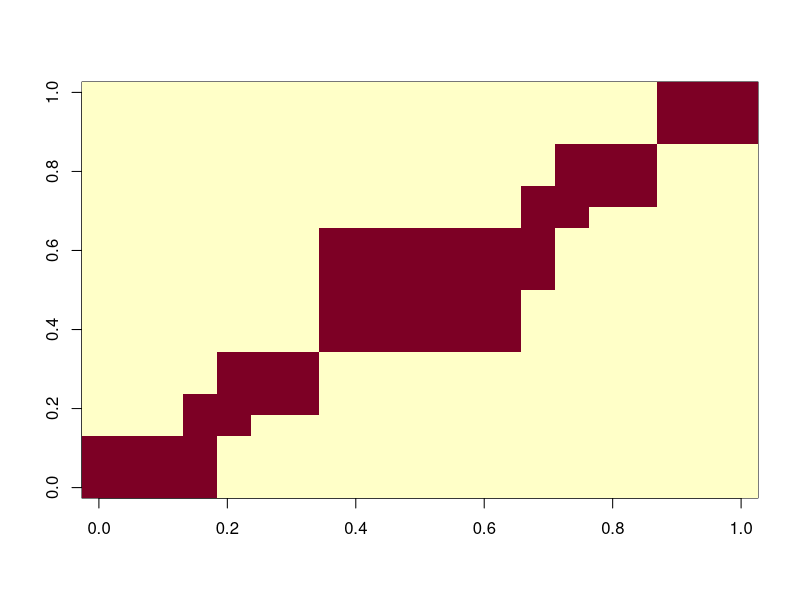
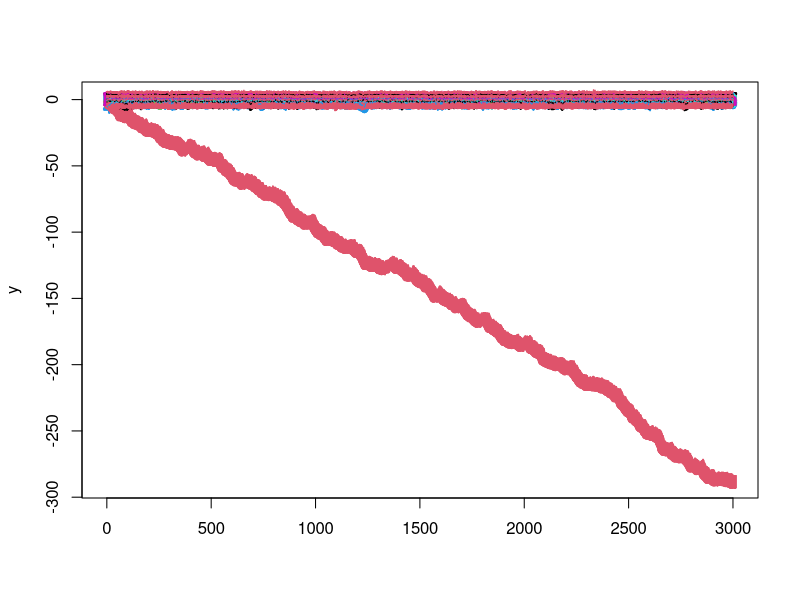
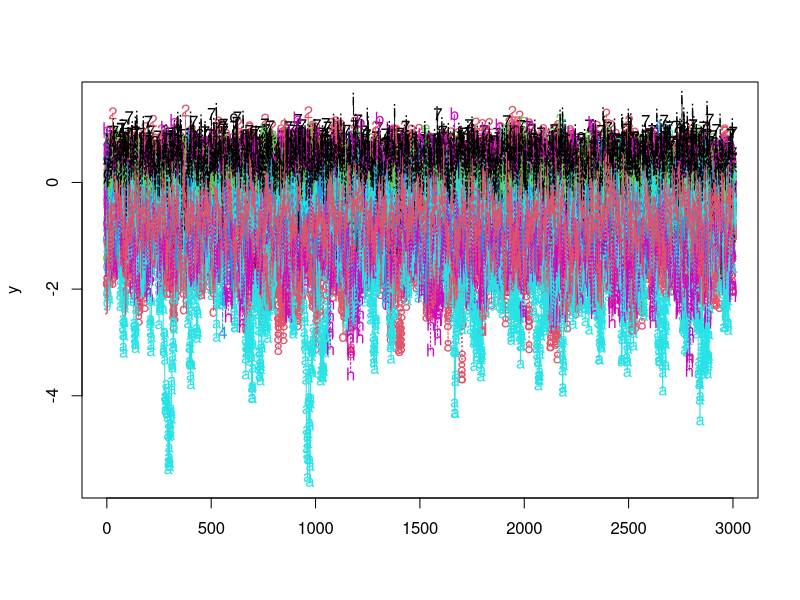
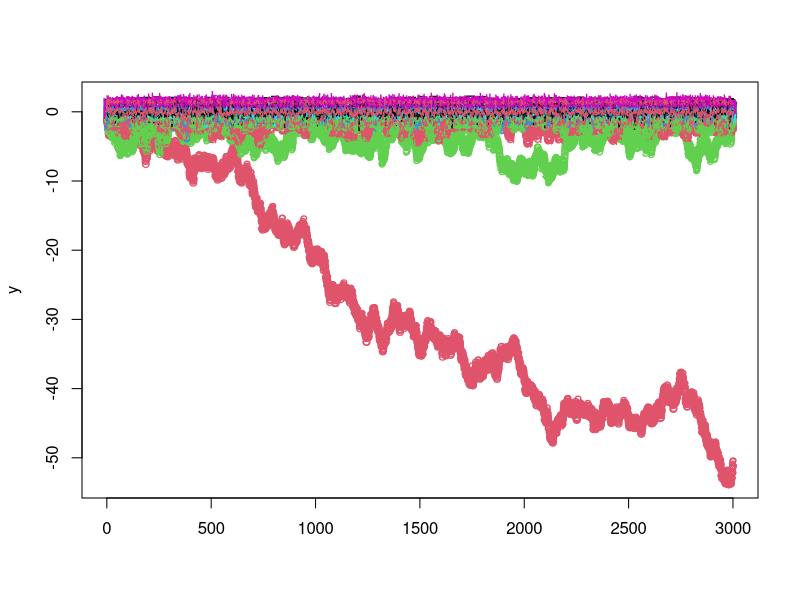
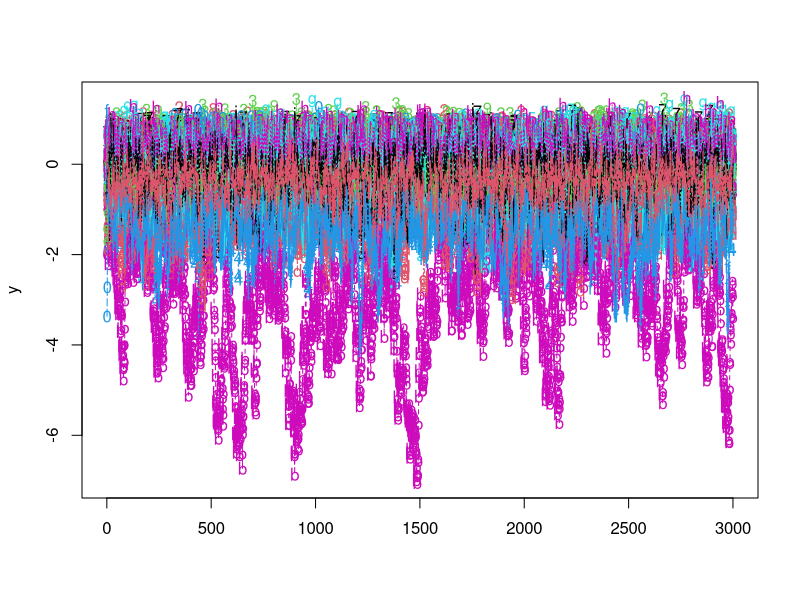
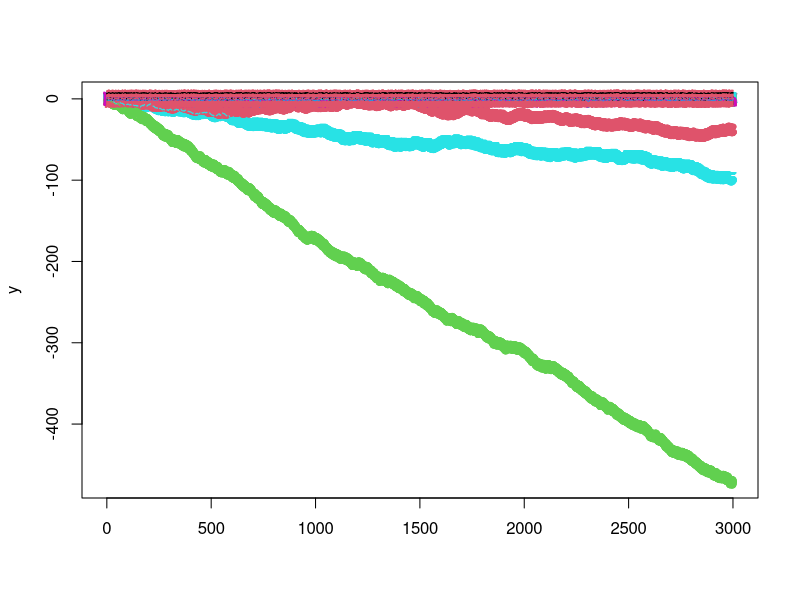
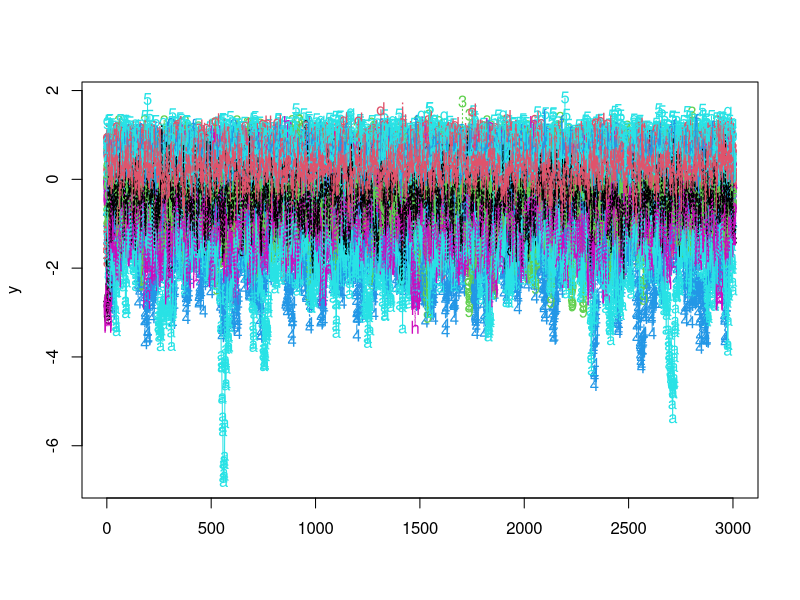
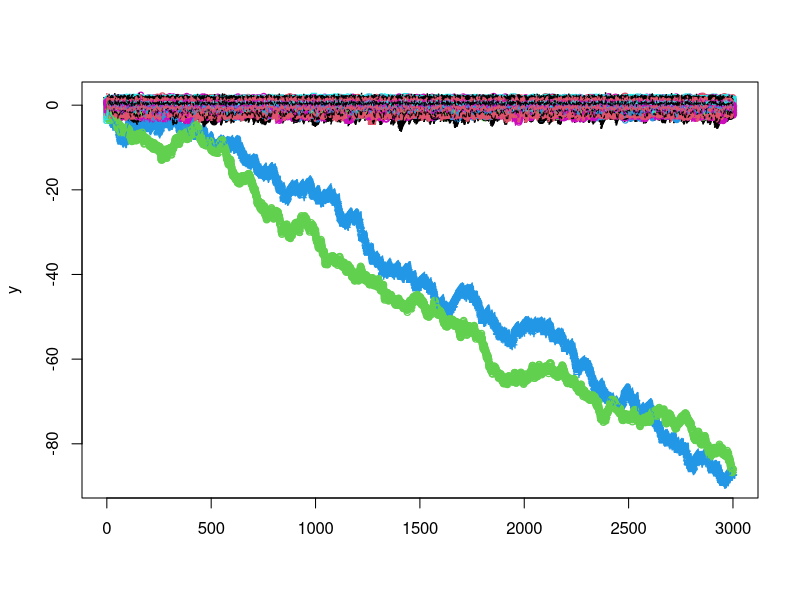

Write the R code that produced these figures, in order.
### FB 24/04/2019 -- Dominant lyapunov exponent code, following Dennis et al. 2001
### [Dennis, B., Desharnais, R. A., Cushing, J. M., Henson, S. M., & Costantino, R. F. (2001). Estimating chaos and complex dynamics in an insect population. Ecological Monographs, 71(2), 277-303.]
### Computes Lyapunov exponents for our stochastic 20-species interaction model

### In that case, the Jacobian is calculated on the log-scale so the model output should be on the logscale too

rm(list=ls())
graphics.off()

### 1. Definition of the Jacobian

### Now we need it around each point
Jacobian <-function(z,alph){
  nsp = length(z)
  N_mat = matrix(rep(as.vector(exp(z)),nsp),nsp,nsp,byrow=T)
  J = diag(nsp) + alph*N_mat
  return(J)
}

### 2. Interaction matrix

### We use the one below, modifying a 10 species model
interactions10species = rbind(c(1,1,1,0,0,0,0,0,0,0),
                              c(1,1,1,0,0,0,0,0,0,0),
                              c(1,1,1,0,0,0,0,0,0,0),
                              c(1,1,1,1,1,0,0,0,0,0),
                              c(0,0,0,1,1,1,1,0,0,0),
                              c(0,0,0,0,1,1,1,0,0,0),
                              c(0,0,0,0,1,1,1,0,0,0),
                              c(0,0,0,0,0,0,0,1,1,1),
                              c(0,0,0,0,0,0,0,1,1,1),
                              c(0,0,0,0,0,0,0,1,1,1))
null_mat = matrix(0,10,10)
interaction_matrix = rbind(cbind(interactions10species,null_mat),cbind(null_mat,interactions10species))
### Adding some links between the two main compartments by adding a big connected cluster
interaction_matrix[8:13,8:13] = matrix(1,6,6) ## module filled with ones
interaction_matrix
image(interaction_matrix)
nspecies = nrow(interaction_matrix)

### 3. Simulation and computation of SLE

# How many repeats? 
nrepeats=25
LE = rep(0,nrepeats)
ModEig = rep(0,nrepeats) # Fixed point 
### High-level parameters
tmax=3000 ## so that the computation stays practical
index_time=1:tmax
# Temporal noise on the population growth rate in logarithmic scale 
sigma=0.3 # Sigma^2= 0.1

niter=1

while (niter<(nrepeats+1))
{
  
  ### Part 3a - Finding feasible parameter set
  
  print(paste("site/repeat =",niter))
  
  # Nonlinear LV discrete-time (Ricker) competition
  stability_crit = 1.5 #initializing stability criteria
  ### Use feasability (strictly positive interior fixed point) with min threshold for abundances
  
  while(stability_crit >1){
    print("Try out new parameter set for LV model")
    
    ### Simulate the A = (alpha_ij) matrix
    min_inter_pos = 0.05
    max_inter_pos = 0.10
    min_inter_neg = -0.1
    max_inter_neg = -0.2
    min_intra = - 0.8
    max_intra = -0.3
    frac_pos = 0.2
    ### To avoid introducing too weak interactions, we change the techniques
    ### There is a fraction of positive interactions, set to frac_pos, which is set to 20% of off-diagonal interactions
    ### If a Bernouilli draw decides positive, drawn from a Beta distrib for positive values and else from a Beta distrib for negative values
    ### The Beta distribution is scaled, so that the min_inter_pos max_inter_pos, min_inter_neg, max_inter_neg, min_intra,max_intra 
    ### specify instead the distribution. I could use Uniform even (would be easiest to compute the variance). 
    
    alpha=interaction_matrix
    for (ki in 1:nspecies){
      for (kj in 1:nspecies){
        noise_strength=rbeta(1,2,2) ### so that there's a min interaction strength
        ## noise_strength=runif(1,0,sigma_A) ## somewhat arbitrary but chosen to keep sign and magnitude of interaction in check
        if (ki==kj){alpha[ki,kj]= alpha[ki,kj]*(min_intra+(max_intra-min_intra)*noise_strength) } 
        else  { sign_inter = rbinom(1,1,frac_pos)
        if (sign_inter==1)
        {
          alpha[ki,kj]= alpha[ki,kj]*(min_inter_pos+(max_inter_pos-min_inter_pos)*noise_strength)
        }   
        else {alpha[ki,kj]= alpha[ki,kj]*(min_inter_neg+(max_inter_neg-min_inter_neg)*noise_strength)}
        }
      }
    }
    alpha
    
    ### Simulate the growth rates -- better to simulate them here to check the combination alpha - r is feasible
    r<-runif(nspecies,0.5,1) # Maximal growth rates // could covary with interaction strength later on. 
    # r<-runif(nspecies,2,3) # for more chaotic dynamics. 
    
    ### Equilibrium, mean values - some algebra
    N_star<-solve(alpha) %*% (-r) ### check the equilibrium is feasible, at least with those r values...
    N_star # 
    
    # Simulate the model
    
    Y=matrix(1,nrow=tmax,ncol=nspecies)
    epsilon<-matrix(0, nrow=tmax-1,ncol=nspecies,byrow=TRUE) # Noise on growth rates
    
    for (i in 1:nspecies){
      Y[1,i]=abs(rnorm(1,1,1))} #### Initial condition - most changing part across repeats
    for (t in 1:(tmax-1)){
      epsilon[t,]<-rnorm(nspecies,mean = 0, sd = sigma) # Residual noise on log-population growth rates
      Y[t+1,] = Y[t,]*exp(r+alpha %*% Y[t,] + epsilon[t,]) # Ricker dynamics // Note FB: Beverton-Holt would be another option, more stable
    }
    y=log(Y)
    #y=y-mean(y)
    
    matplot(y)
    matlines(y)
    
    #feasible = (min(y)>(-25))
    #if (feasible==TRUE){print("Found LV TS")}
    #found one right parameter set 
    if (min(N_star)>0.00001){stability_crit=0.5; print("Found LV param set")}

  }


### Part 3b - LE computation (within the loop on repeats)

#Initializing
s=rep(1,tmax)
J1 = Jacobian(y[1,],alpha)
s[1]=norm(J1,type="2");
S=J1/s[1];
productStemp=S;

for (t in 2:tmax){
  J = Jacobian(y[t,],alpha)
  s[t]=norm(J%*%productStemp,type="2");
  S=J/s[t];
  productStemp=S%*%productStemp;
}
### Store and print Lyapunov exponent
LE[niter]=(1/tmax)*sum(log(s));
print(paste("SLE = ",LE[niter]))

# computes whether the fixed point Nstar is stable. 
Jstar = Jacobian(log(N_star),alpha)
ModEig[niter]=max(Mod(eigen(Jstar)$values))

print(paste("Modulus eigenvalue (fixed point)= ",ModEig[niter]))

### Increment iteration counter
niter=niter+1

}

LE

## -0.020174461 -0.122244437 -0.028048958 -0.084889740 -0.021444842 -0.097381420 -0.089103743 -0.022303016 -0.016130163
## [10] -0.008933913 -0.041934415 -0.019597191 -0.022439223 -0.038746568 -0.013317825 -0.029779366 -0.036169234 -0.005780739
## [19] -0.019796340 -0.061151384 -0.018476075 -0.004844198 -0.069370259 -0.189545005 -0.121243528

ModEig

## -0.03200816 -0.08300824 -0.17171034 -0.11553928 -0.08729588 -0.03383929 -0.09145159 -0.07055240 -0.17389386 -0.09508202
## -0.10106448 -0.10103577 -0.10846045 -0.05416752 -0.06308711 -0.08895230 -0.01030335 -0.01975854 -0.07279155 -0.08024503
## -0.01234832 -0.08004140 -0.07243068 -0.06091174 -0.01842431
